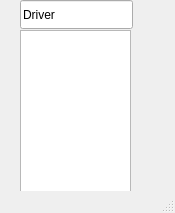
<?xml version="1.0" encoding="UTF-8"?>
<ui version="4.0">
 <class>MainWindow</class>
 <widget class="QMainWindow" name="MainWindow">
  <property name="geometry">
   <rect>
    <x>0</x>
    <y>0</y>
    <width>175</width>
    <height>213</height>
   </rect>
  </property>
  <property name="windowTitle">
   <string>Drivers</string>
  </property>
  <widget class="QWidget" name="centralwidget">
   <widget class="QListWidget" name="driverField">
    <property name="geometry">
     <rect>
      <x>20</x>
      <y>30</y>
      <width>111</width>
      <height>192</height>
     </rect>
    </property>
   </widget>
   <widget class="QLineEdit" name="package_2">
    <property name="geometry">
     <rect>
      <x>20</x>
      <y>0</y>
      <width>113</width>
      <height>29</height>
     </rect>
    </property>
    <property name="text">
     <string>Driver</string>
    </property>
   </widget>
  </widget>
  <widget class="QStatusBar" name="statusbar"/>
 </widget>
 <resources/>
 <connections/>
</ui>
